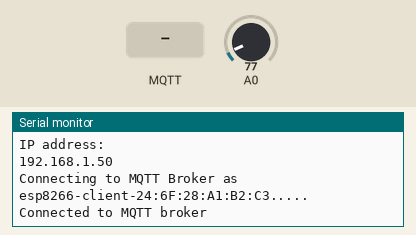
This sketch was run on a simulated ESP8266 (NodeMCU). Parts: the last lines printed to the serial monitor. The inputs (shaded band) are chosen by the test bench; at power-on: A0 = 77. WiFi joins after 1.5 s; servers stay silent unless stated; no MQTT or app messages arrive unless stated.

Above: at 2.7 s.
2.8 s: MQTT message "5" arrives on the first subscribed topic
At 4.0 s:
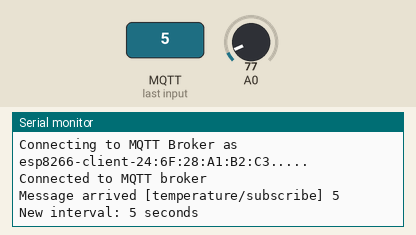
4.3 s: MQTT message "1" arrives on the first subscribed topic
At 6.0 s:
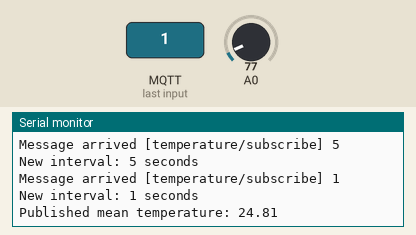
7.3 s: MQTT message "on" arrives on the first subscribed topic
8.8 s: MQTT message "off" arrives on the first subscribed topic
At 9.9 s:
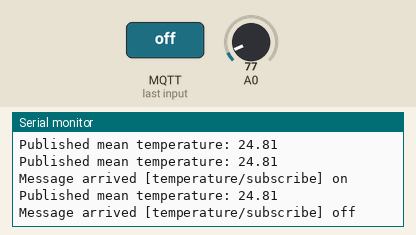

Measured:
- after the input at 2.8 s, the serial monitor: prints a new line at once (image 1)
- after the input at 4.3 s, the serial monitor: prints a new line at once (image 2)
- after the input at 8.8 s, the serial monitor: prints a new line at once (image 3)

The sketch:

mqtt_esp.ino
```cpp
//WiFi library for the esp32
#include <ESP8266WiFi.h>
//Library used as client for all mqtt services
#include <PubSubClient.h>

//**** WiFi credentials *****
//ssid
const char *ssid = "cancun";
//password
const char *password = "ozanozan";

// MQTT server information. Insert the ip address of your server
const char *mqtt_server = "broker.emqx.io";
const int mqtt_port = 1883;
const char *mqtt_username = "ozan";  // MQTT username for authentication
const char *mqtt_password = "123456";
const char *subscribe_topic = "temperature/subscribe";
const char *publish_topic = "temperature/publish";

WiFiClient espClient;
PubSubClient mqtt_client(espClient);

unsigned long duration = 1000;
unsigned long startTime = 0;
unsigned long lastSampleTime = 0;
bool collectingData = false;
float totalSensorValue = 0;
int numReadings = 0;
int sampleInterval = 100;

void connectToWiFi();

void connectToMQTTBroker();

void mqttCallback(char *topic, byte *payload, unsigned int length);


void setup() {
  Serial.begin(115200);
  Serial.println("Setup started.");
  setup_wifi();
  mqtt_client.setServer(mqtt_server, mqtt_port);
  mqtt_client.setCallback(mqttCallback);
}

void setup_wifi() {
  delay(10);
  Serial.println();
  Serial.print("Connecting to ");
  Serial.println(ssid);
  WiFi.begin(ssid, password);
  while (WiFi.status() != WL_CONNECTED) {
    delay(50);
    Serial.print(".");
  }
  Serial.println("");
  Serial.println("WiFi connected");
  Serial.println("IP address: ");
  Serial.println(WiFi.localIP());
}

void mqttCallback(char *topic, byte *payload, unsigned int length) {
  Serial.print("Message arrived [");
  Serial.print(topic);
  Serial.print("] ");
  String message;
  for (unsigned int i = 0; i < length; i++) {
    message += (char)payload[i];
  }
  Serial.println(message);

  duration = message.toInt() * 1000; // Convert duration to milliseconds
  if (duration > 0) {
    startTime = millis();
    lastSampleTime = millis();
    collectingData = true;
    totalSensorValue = 0;
    numReadings = 0;
    Serial.print("New interval: ");
    Serial.print(duration / 1000);
    Serial.println(" seconds");
  }
}

void connectToMQTTBroker() {
    while (!mqtt_client.connected()) {
        String client_id = "esp8266-client-" + String(WiFi.macAddress());
        Serial.printf("Connecting to MQTT Broker as %s.....\n", client_id.c_str());
        if (mqtt_client.connect(client_id.c_str(), mqtt_username, mqtt_password)) {
            Serial.println("Connected to MQTT broker");
            mqtt_client.subscribe(subscribe_topic);
            // Publish message upon successful connection
            mqtt_client.publish(publish_topic, "Hi EMQX I'm ESP8266 ^^");
        } else {
            Serial.print("Failed to connect to MQTT broker, rc=");
            Serial.print(mqtt_client.state());
            Serial.println(" try again in 5 seconds");
            delay(5000);
        }
    }
}

float readLM35() {
  int analogValue = analogRead(A0);
  float millivolts = (analogValue / 1024.0) * 3300; // 3.3V reference
  float temperatureC = millivolts / 10; // 10mV per degree Celsius
  return temperatureC;
}

void loop() {
  if (!mqtt_client.connected()) {
      connectToMQTTBroker();
  }
  mqtt_client.loop();
  unsigned long currentMillis = millis();

  if (collectingData) {
    if (currentMillis - lastSampleTime >= sampleInterval) { // Sample the sensor every second
      float temperature = readLM35();
      totalSensorValue += temperature;
      numReadings++;
      lastSampleTime = currentMillis; // Update last sample time
    }

    if (currentMillis - startTime >= duration) {
      // Publish the mean temperature and reset for the next interval
      if (numReadings > 0) {
        float meanValue = totalSensorValue / numReadings;
        char meanString[8];
        dtostrf(meanValue, 1, 2, meanString);
        mqtt_client.publish(publish_topic, meanString);
        Serial.print("Published mean temperature: ");
        Serial.println(meanString);
      }

      // Reset for the next interval
      startTime = currentMillis;
      lastSampleTime = currentMillis;
      totalSensorValue = 0;
      numReadings = 0;
    }
  }
}
```
